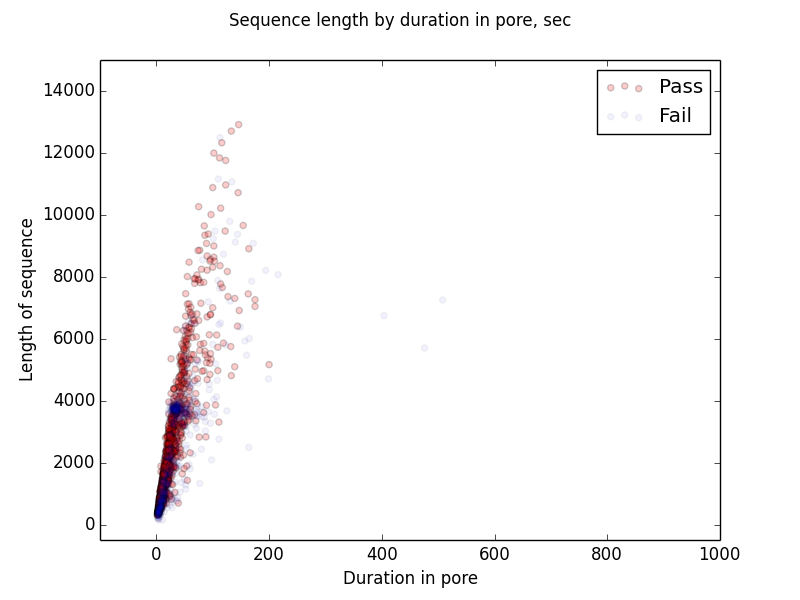

The Python source for this figure:
###########################################################################
# Number 9
# Plot the pace of the strand sequencing for 2D reads classified as failed vs passed.
#
# cvs file of time data created with the following poretools command lines:
# 
#  $ poretools times pass/has2d/ >/Users/annebozack/Documents/genomics/timesPass.txt
#  $ poretools times fail/has2d/ >/Users/annebozack/Documents/genomics/timesFail.txt
###########################################################################

import sys
import os
import csv
import warnings


warnings.simplefilter("ignore")

path=sys.argv[1]

os.system('poretools times '+path+'downloads/pass/ >'+path+'downloads/pass/timesPass.txt')
os.system('poretools times '+path+'downloads/fail/has2d/ >'+path+'downloads/fail/has2d/timesPass.txt')

# For passed
with open(''+path+'downloads/pass/timesPass.txt') as times_readP: 
	reader = csv.reader(times_readP, delimiter='\t') 
	timesPass = list(reader)

lengthsPass = []
lengthsIntPass = []

for i in range(1, len(timesPass)):
	lengthIntPass = int(timesPass[i][2])
	lengthsPass.append(lengthIntPass)

durationPass = []
durationIntPass = []

for i in range(1, len(timesPass)):
	durationIntPass = int(timesPass[i][5])
	durationPass.append(durationIntPass)

# For failed
with open(''+path+'downloads/fail/has2d/timesPass.txt') as times_readF: 
	reader = csv.reader(times_readF, delimiter='\t') 
	timesFail = list(reader)

lengthsFail = []
lengthsIntFail = []

for i in range(1, len(timesFail)):
	lengthIntFail = int(timesFail[i][2])
	lengthsFail.append(lengthIntFail)

durationFail = []
durationIntFail = []

for i in range(1, len(timesFail)):
	durationIntFail = int(timesFail[i][5])
	durationFail.append(durationIntFail)

# Plotting
import matplotlib.pyplot as plt

fig, ax = plt.subplots()
ax.axis([-50, 800, -500, 15000])
ax.scatter(durationPass, lengthsPass, c='red', alpha=0.2, label='Pass')
ax.scatter(durationFail, lengthsFail, c='blue', alpha=0.05, label='Fail')
plt.legend(loc='upper right', numpoints=1)
fig.suptitle('Sequence length by duration in pore, sec')
plt.xlabel('Duration in pore, sec')
plt.ylabel('Length of sequence')
plt.savefig('q9.png')


